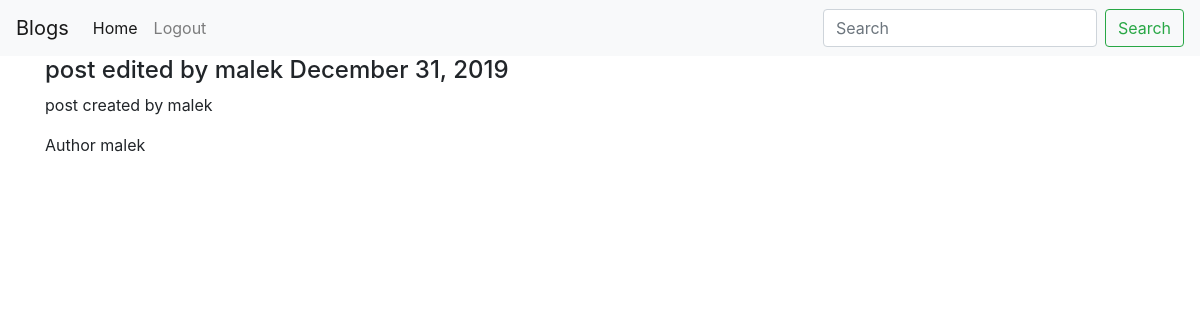
/post-detail/8 (signed in), run on the app's committed database.
### blog/models.py (models this page shows, shortened)
class Post(models.Model):
    title = models.CharField(max_length=100)
    content = models.TextField()
    date_posted = models.DateTimeField(default=timezone.now)
    author = models.ForeignKey(User, on_delete=models.CASCADE)

### blog/views.py (the view)
# urls.py: path('post-detail/<pk>', PostDetailView.as_view(), name='post-detail'),
class PostDetailView(DetailView):
    model = Post

### blog/templates/blog/post_detail.html (shortened to what this page needs)
{% extends "layout.html" %}
{% block content %}
        <h4>{{object.title}} <span>{{object.date_posted|date:"F d, Y"}}</span></h4>
        <p>{{ object.content }}</p>
        <label>Author</label>  {{object.author.username}}
        <br /><br />
{% endblock %}

### data on the page
Post: title "post edited by malek", date_posted "December 31, 2019", content "post created by malek", author.username "malek"
